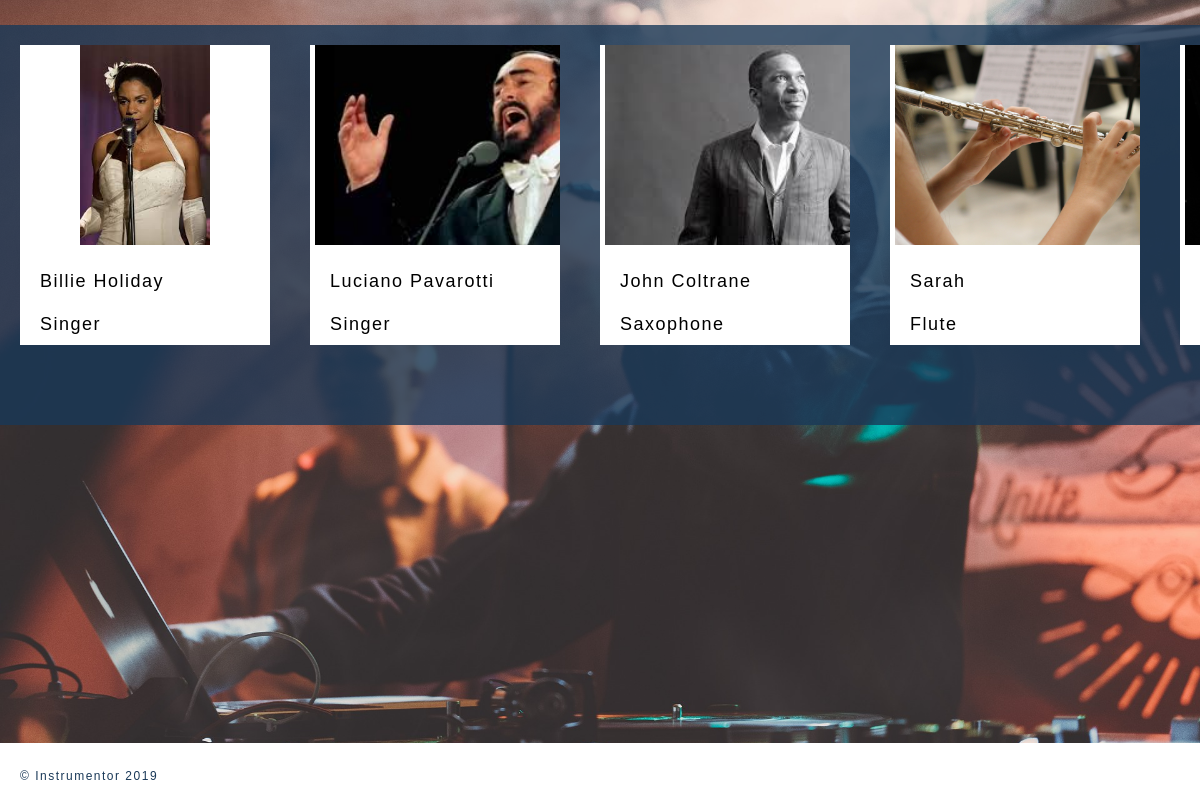
Screenshot of /home/tutors with the database file from the repository.
### musicapp_project3/home/models.py (models this page shows, shortened)
class Tutor(models.Model):
    profile_pic = models.ImageField(upload_to="images/", default="concert.jpg") # pip3 install pillow
    extra_pic = models.ImageField(upload_to="images/", default="concert.jpg")
    name = models.CharField(max_length=150)
    experience = models.TextField(null=True, blank=True)
    instrument_avail = models.BooleanField(null=True, blank=True)
    price = models.DecimalField(max_digits=8, decimal_places=2, blank=True, null=True)
    instrument = models.ForeignKey('Instrument', on_delete=models.SET_NULL, null=True)
    user = models.OneToOneField(User, on_delete=models.CASCADE, null=False, primary_key=True)
    instruments = models.CharField(max_length=150, blank=True, null=True)

class Instrument(models.Model):
    name = models.CharField(max_length=150)
    details = models.CharField(max_length=150, blank=True, null=True)
    def __str__(self):
        return self.name

### musicapp_project3/home/views.py (the view)
# urls.py: path('tutors', views.TutorListView.as_view(), name='tutors'),
class TutorListView(generic.ListView):
    model = Tutor

### musicapp_project3/home/templates/home/tutor_list.html
{% extends 'base.html' %}
{% block content %}
<section class="content2">
    <div class="flexbox">
    {% for tutor in tutor_list %}
     <section class="boxes">
        <span id="box">
          <div class="boxcontainer">
            <a href="{% url 'tutor_detail' tutor.pk %}" alt="Profile">
            <img src="{{ tutor.profile_pic.url }}"></a>
            <p>{{ tutor.name|capfirst }}</p>
            <p>{{ tutor.instrument|capfirst }}</p>
          </div>
        </span>
      </section>
      {% endfor %}
    </div>
</section>
{% endblock %}

### musicapp_project3/static/style.css (style rules this page uses)
body { font-family: Arial, Helvetica, sans-serif; padding:0; margin:0; letter-spacing: 1.5px; font-size: 18px; line-height:25px; background-size: 100%; background-color: black; background-image: url(images/concert2.jpg); background-repeat:no-repeat; background-position: top; background-attachment: fixed; background-size: cover; }
#background_2 { background-size: 100%; background-image: url(images/concert2.jpg); background-repeat:no-repeat; background-position: top; background-attachment: fixed; background-size: cover; }
a { color: rgba(26, 57, 88, 0.8); text-decoration: none; font-size:20px; padding:2%; }
.content2 { padding-bottom: 5%; color:white; text-align: center; background-color:rgba(26, 57, 88, 0.8); width:100%; }
.boxes p { color: black; text-align: left; padding-left: 20px; }
.boxes { margin: 20px; justify-content: center; width: 100%; flex-wrap: wrap; }
.boxcontainer { background-color: white; height:300px; width: 250px; margin:auto; overflow:hidden; z-index: -1; }
#box img { height:200px; justify-content: center; align-items: stretch; }
.flexbox { display: flex; }

### rows the page displays
Tutor: profile_pic (picture), name "Billie Holiday", instrument "Singer"
Tutor: profile_pic (picture), name "Luciano Pavarotti", instrument "Singer"
Tutor: profile_pic (picture), name "John Coltrane", instrument "Saxophone"
Tutor: profile_pic (picture), name "Sarah", instrument "Flute"
Tutor: profile_pic (picture)
